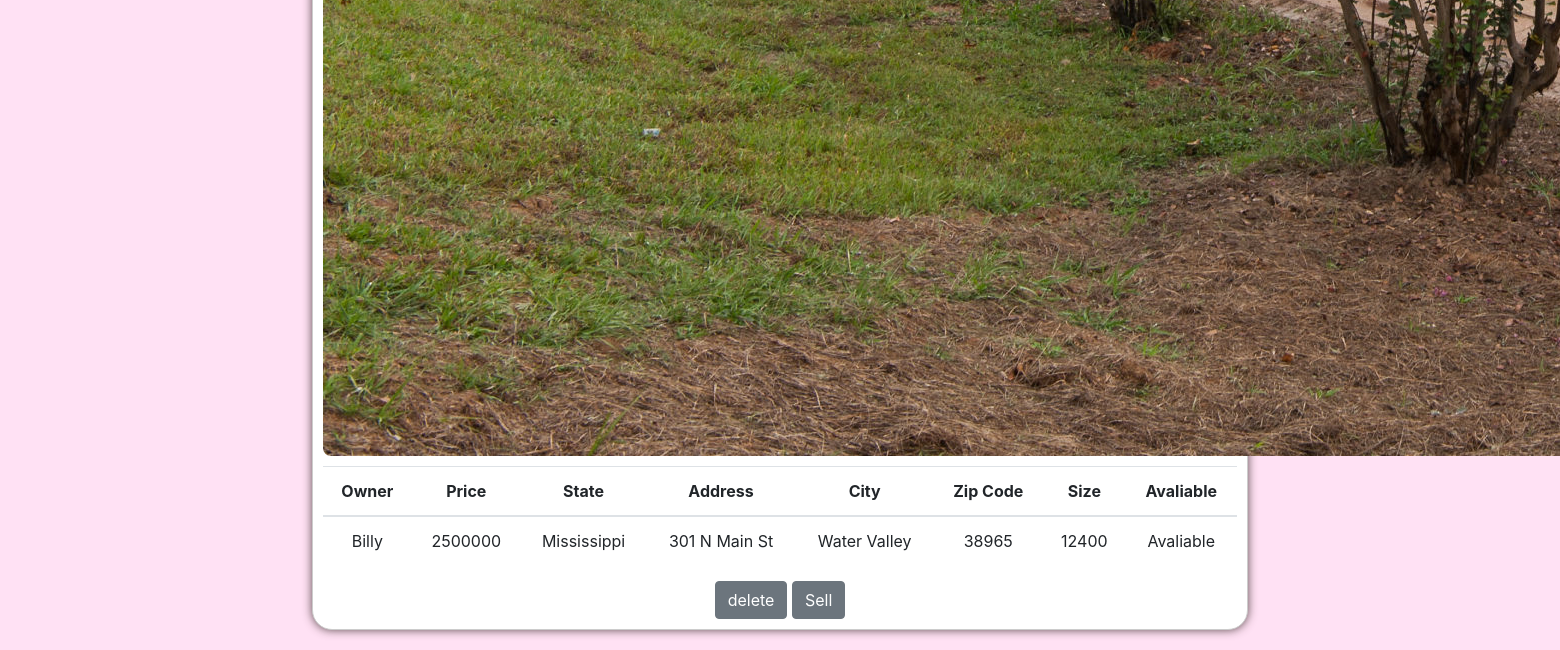
The page /userpage/ (signed in, lower part) on the database as committed earlier.
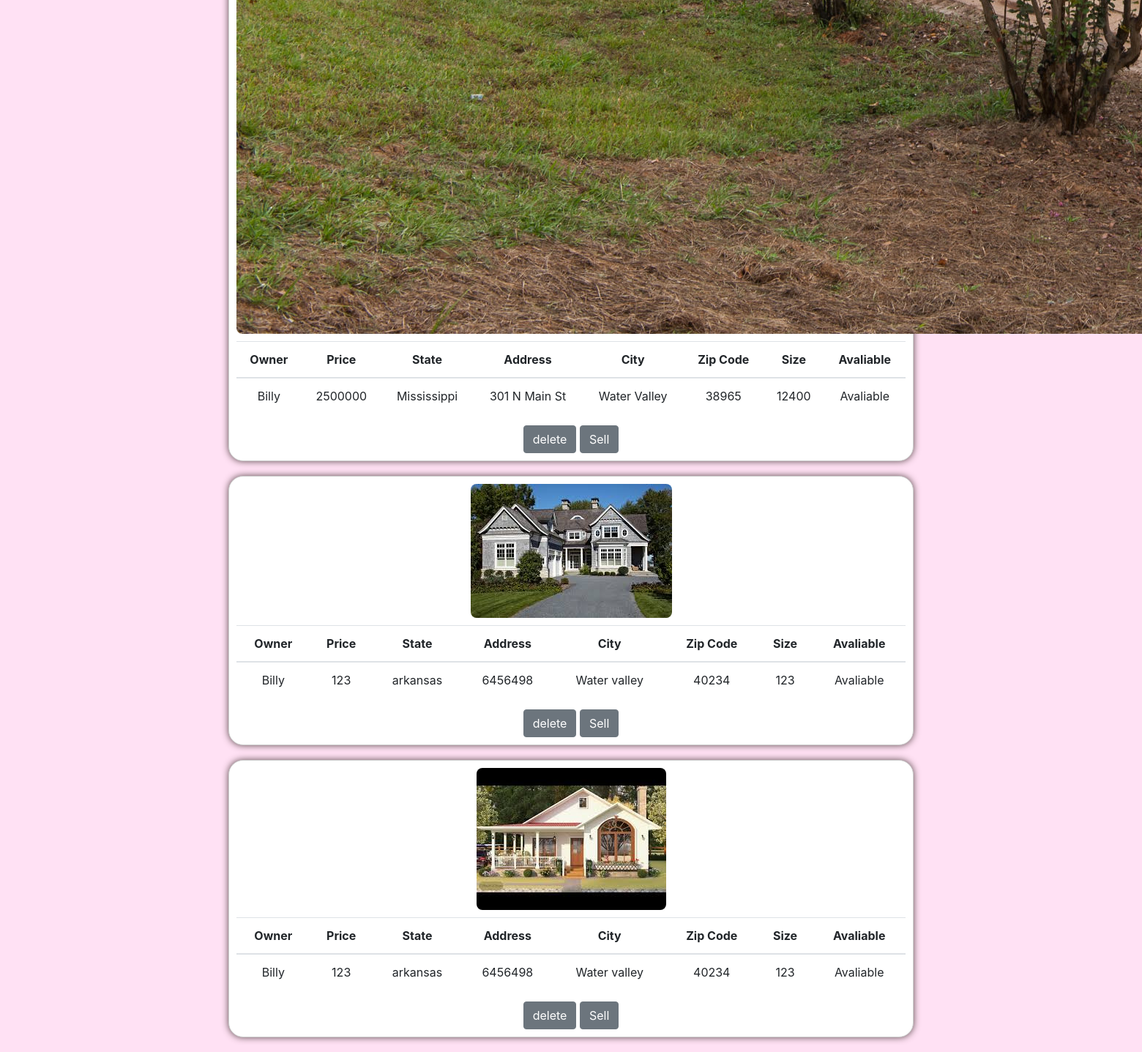
The same page on the database as committed later.
### app/models.py (models this page shows)
class Properties(models.Model):
    user_props = models.ForeignKey(Account, on_delete=models.CASCADE)
    prop_name = models.CharField(max_length=255)
    price = models.IntegerField()
    state = models.CharField(max_length = 255)
    address = models.CharField(max_length = 255)
    city = models.CharField(max_length = 255)
    zip_code = models.IntegerField()
    size = models.IntegerField()
    available = models.BooleanField()
    picture = models.ImageField(upload_to="app/uploads/", null=True, blank=True)
    desc = models.TextField(null = True, blank=True)

class Account(models.Model):
    name = models.CharField(max_length = 24)
    phone_number = models.CharField(max_length = 10)
    user = models.OneToOneField(User, on_delete=models.CASCADE)
    profile_pic = models.ImageField(upload_to="app/uploads/", null=True, blank=True)

### app/views.py (the view)
# urls.py: path('userpage/', views.userpage, name='user'),
@login_required(login_url='login')
def userpage(request):
    form = CreateAccount(initial={'user': request.user})
    if request.method == 'POST':
        if 'delete_property' in request.POST:
            property_id = request.POST['delete_property']
            property_to_delete = get_object_or_404(Properties, id=property_id, user_props=request.user.account)
            property_to_delete.delete()
            return redirect('user')
        if 'prop_sold' in request.POST:
            property_id = request.POST['prop_sold']
            property_to_sale = get_object_or_404(Properties, id=property_id, user_props=request.user.account)
            if property_to_sale.available == True:
                property_to_sale.available = False
                property_to_sale.save()
                return redirect('user')
            if property_to_sale.available == False:
                property_to_sale.available = True
                property_to_sale.save()
                return redirect('user')
        if 'create_account' in request.POST:
            form = CreateAccount(request.POST, request.FILES)
            if form.is_valid():
                form.save()
                return redirect('user')
            else:
                return redirect('home')
        else:
            user = request.user
            try:
                account = Account.objects.get(user = user.id)
                places = Properties.objects.filter(user_props = account)
            except Account.DoesNotExist:
                account = None
                places = None
            context = {'account': account, 'places': places, 'user': user}
            return render(request, 'userpage.html', context)
    else:
        user = request.user
        try:
            account = Account.objects.get(user = user.id)
            places = Properties.objects.filter(user_props = account)
        except Account.DoesNotExist:
            account = None
            places = None
        context = {'account': account, 'places': places, 'user': user, 'form': form}
        return render(request, 'userpage.html', context)

### app/templates/userpage.html (shortened to what this page needs)
{% extends "base_index.html" %}
{% load static %}
{% block content %}
    {% for object in places %}
    <div class="house">
        <img class="homepageimg" src="{{object.picture.url}}">
        <div class="table-responsive">
        <form method="POST" action="">
            <table class="table">
                <thead>
                    <tr>
                    <th>Owner</th>
                    <th>Price</th>
                    <th>State</th>
                    <th>Address</th>
                    <th>City</th>
                    <th>Zip Code</th>
                    <th>Size</th>
                    <th>Avaliable</th>
                    </tr>
                </thead>
                <tbody>
                    <tr>
                    <td>{{account.name}}</td>
                    <td>{{ object.price }}</td>
                    <td>{{ object.state }}</td>
                    <td>{{ object.address }}</td>
                    <td>{{ object.city }}</td>
                    <td>{{ object.zip_code }}</td>
                    <td>{{ object.size }}</td>
                    {% if object.available == True %}
                    <td> Avaliable </td>
                    {% else %}
                    <td> Not Avaliable </td>
                    {% endif %}
                    </tr>
                </tbody>
                </table>
                <button class="btn btn-secondary" type="submit" name="delete_property" value="{{ object.id }}"> delete </button>
                <button class="btn btn-secondary" type="submit" name="prop_sold" value="{{ object.id }}"> Sell </button>
            </form>
        </div>
    </div>
    {%endfor%}
{% endblock content %}

Rows that differ between the two databases and show on the page:
added Properties: picture (picture), {{ account.name }} "Billy", price "123", state "arkansas", address "6456498", city "Water valley", zip_code "40234", size "123", available "Avaliable", {{ object.id }} 7 (drawn)
added Properties: picture (picture), {{ account.name }} "Billy", price "123", state "arkansas", address "6456498", city "Water valley", zip_code "40234", size "123", available "Avaliable", {{ object.id }} 8 (drawn)
